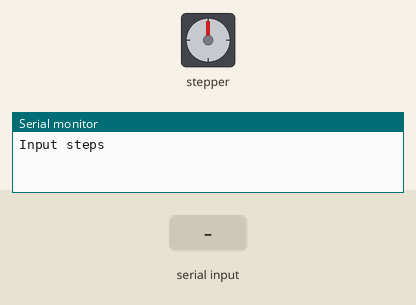
Simulated run of this sketch. Board: Arduino Uno, built with avr-gcc and run on an emulated ATmega328P. On the bench: stepper motor, the last lines printed to the serial monitor. Wiring (inferred from the names in the program): stepper motor driver (200 steps per turn assumed): step pin 6; direction pin 4. The inputs (shaded band) are chosen by the test bench.

Above: at 1.2 s.
1.3 s: "90,45,200\n" received over Serial
At 1.62 s:
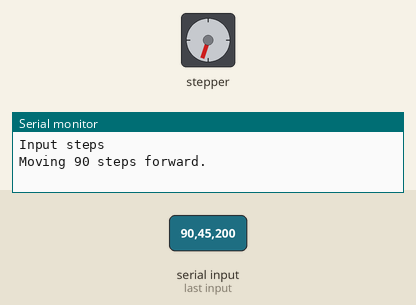
At 2.19 s:
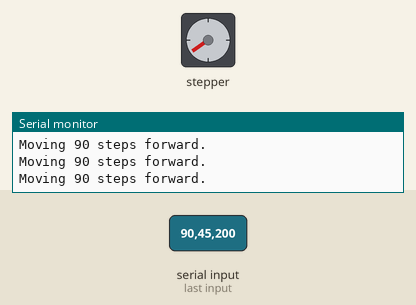
4.3 s: "30,150,10\n" received over Serial
7.3 s: "5\n" received over Serial
10.3 s: "90,45\n" received over Serial
At 12.04 s:
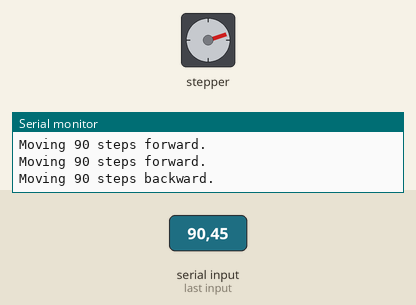
Timing chart, 0 to 14.3 s (numbered marks = the images above; inputs shaded):
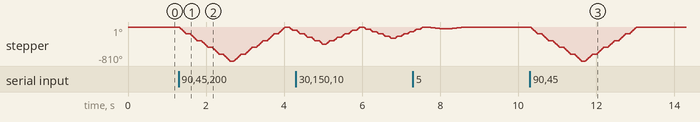

The sketch:

stepper.ino
```cpp
//#include <stdio.h>
#include <AccelStepper.h>

// Variables
#define dir_pin 4
#define step_pin 6

AccelStepper stepper(AccelStepper::DRIVER, step_pin, dir_pin);

void setup() {
  pinMode(dir_pin, OUTPUT);
  pinMode(step_pin, OUTPUT);
  resetPins(); //sets pins to default
  Serial.begin(9600);
}

void loop() {
  Serial.println("Input steps");

  while (Serial.available() == 0) {
    delay(10);
  }

  int serial_beam_steps = Serial.parseInt();

  while (Serial.available() > 0) {
    Serial.read();  // Clear any leftover characters, like '\n'
  }
  beamScan(serial_beam_steps);
}

bool Delay(int delay_counter) {

  static unsigned long prev_millis = 0;
  unsigned long curr_millis = millis();
  if (curr_millis - prev_millis >= delay_counter) {
    prev_millis = curr_millis;
    return true;
  }
  return false;
}

void stepFwdBwd(int dir, int steps) {
  digitalWrite(dir_pin, dir); //dir = 0(FWD), dir = 1(BWD)
  for (uint16_t x = 0; x < steps; x++) //Number of steps
  {
    digitalWrite(step_pin, HIGH); //Trigger one step forward
    delay(1);
    digitalWrite(step_pin, LOW); //Pull step pin low so it can be triggered again
    delay(1);
  }
}

void beamScan(int beam_steps) {
  for (int x = 0; x < 10; x++) {
    if (x < 5) {
      stepFwdBwd(0, beam_steps); //Steps forward
      Serial.print("Moving "); Serial.print(beam_steps); Serial.println(" steps forward."); Serial.println("");
      delay(100);
    } else {
      stepFwdBwd(1, beam_steps); //Steps backward
      Serial.print("Moving "); Serial.print(beam_steps); Serial.println(" steps backward."); Serial.println("");
      delay(100);
    }
  }
}

void serial_fwd_bwd() {
  while (Serial.available() == 0) {
    // Optionally add a small delay to reduce CPU usage while waiting
    delay(10);
  }
  //Read direction and steps from serial monitor
  int dir = Serial.parseInt();
  Serial.print("Dir: "); Serial.println(dir);
  int steps = Serial.parseInt();
  Serial.print("Steps: "); Serial.println(steps);

  // Flush the serial buffer to clear any extra characters
  while (Serial.available() > 0) {
    Serial.read();  // Clear any leftover characters, like '\n'
  }

  if (steps != 0) {
    if (dir == 0) {
      stepFwdBwd(dir, steps); //Step forward
    }
    else if (dir == 1) {
      stepFwdBwd(dir, steps); //Step backward
    }
    else {
      Serial.println("Du er sådan en god dreng Snorre");
    }
  }
}

void resetPins() {
  digitalWrite(dir_pin, LOW);
  digitalWrite(step_pin, LOW);
}
```

Measured:
- after the input at 1.3 s, stepper: turns 810° counter-clockwise in 1.3 s, then 810° clockwise in 1.3 s, then 81° counter-clockwise in 0.09 s
- after the input at 10.3 s, stepper: turns 810° counter-clockwise in 1.3 s, then 810° clockwise in 1.3 s
